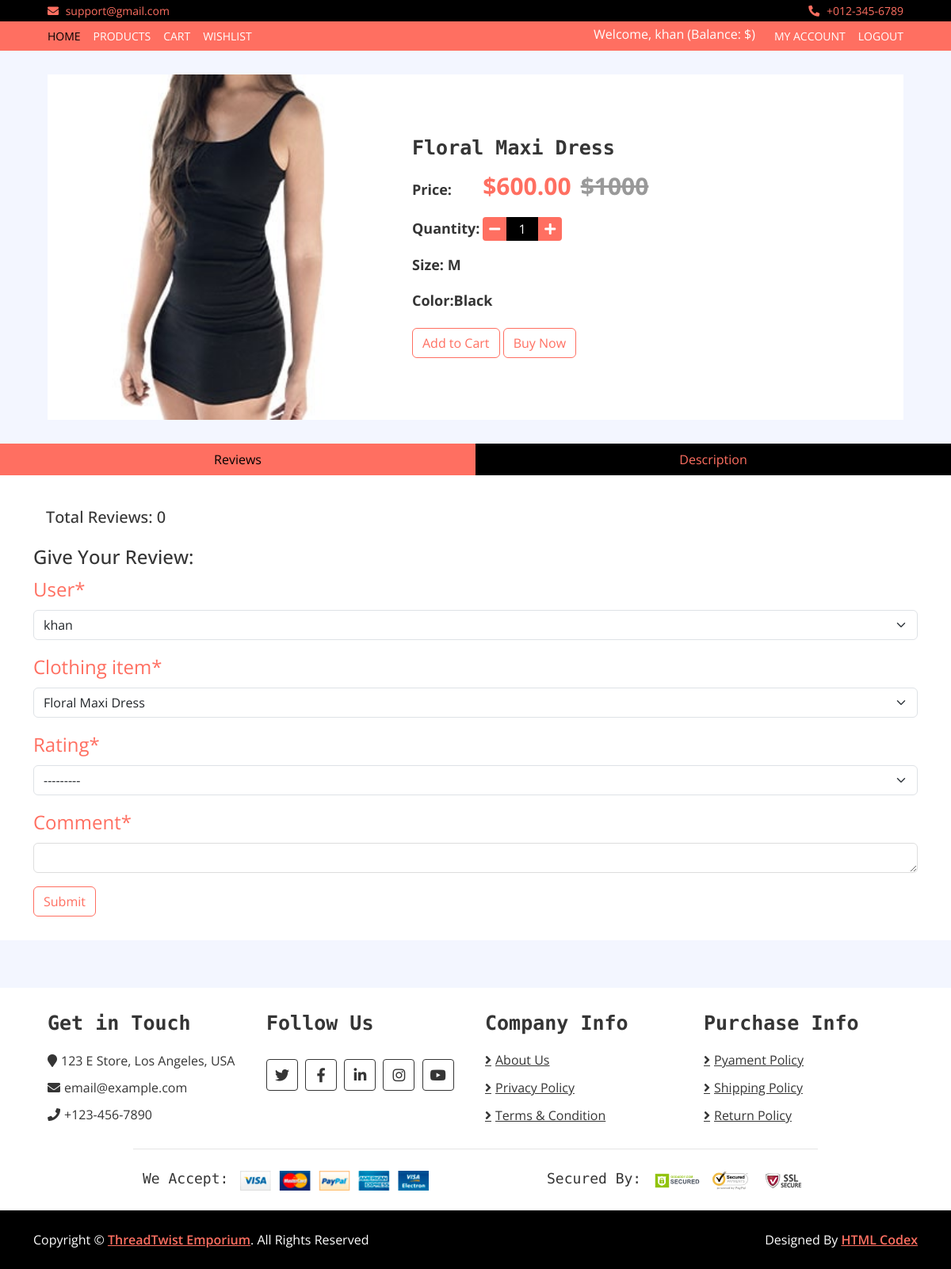
The app's page /product/review/1/ (signed in) with its own data.
### product_list/models.py (models this page shows)
class ClothingItem(models.Model):
    category = models.ForeignKey(category, on_delete=models.CASCADE)
    name = models.CharField(max_length=25)
    price = models.DecimalField(max_digits=8, decimal_places=2)
    popularity = models.IntegerField(default=0)
    description = models.TextField()
    size = models.CharField(max_length=10,choices=SIZE)
    color = models.CharField(max_length=20,choices=COLORS)
    image = models.ImageField(upload_to='product_list/media/clothing_images/',blank = True, null = True)
    def __str__(self):
        return self.name

### product_details/views.py (the view, shortened to what this page needs)
# urls.py: path('review/<int:id>/', ProductReviewView.as_view(), name='product_review')
class ProductReviewView(LoginRequiredMixin,CreateView):
    template_name = 'product_review.html'
    model = Review
    form_class = ReviewForm
    success_url = reverse_lazy("product_review")
    def get_initial(self):
        id = self.kwargs['id']
        cloth = ClothingItem.objects.get(pk=id)
        initial = {'clothing_item': cloth, 'user': self.request.user}
        return initial
    def get_context_data(self, **kwargs):
        context = super().get_context_data(**kwargs)
        id = self.kwargs['id']
        cloth = ClothingItem.objects.get(pk=id)
        reviews = Review.objects.filter(clothing_item=cloth)
        context.update({
            'clothing_item': cloth,
            'reviews': reviews,
        })
        return context

### review/forms.py (shortened to what this page needs)
class ReviewForm(forms.ModelForm):
    comment = forms.CharField(widget=forms.Textarea(attrs={'rows': 5}))
    class Meta:
        model = Review
        fields = ['user', 'clothing_item','rating', 'comment']

### product_details/templates/product_review.html (shortened to what this page needs)
{% extends 'base.html' %}
{% load crispy_forms_tags %}
{% block content %}
<div class="product-detail">
    <div class="container-fluid">
        <div class="row">
            <div class="col-lg-12">
                <div class="product-detail-top">
                    <div class="row align-items-center">
                        <div class="col-md-5">
                            <div id="product-slider" class="carousel slide" data-bs-ride="carousel">
                                <div class="carousel-inner">
                                    <div class="carousel-item active">
                                        <img src="{{ clothing_item.image.url }}" class="d-block w-100" alt="Product Image">
                                    </div>
                                </div>
                            </div>
                        </div>
                        <div class="col-md-7">
                            <div class="product-content">
                                <div class="title">
                                    <h2>{{ clothing_item.name }}</h2>
                                </div>
                                <div class="price">
                                    <h4>Price:</h4>
                                    <p>${{ clothing_item.price }}<span>$1000</span></p>
                                </div>
                                <div class="quantity">
                                    <h4>Quantity:</h4>
                                    <div class="qty">
                                        <button class="btn-minus"><i class="fa fa-minus"></i></button>
                                        <input type="text" value="1">
                                        <button class="btn-plus"><i class="fa fa-plus"></i></button>
                                    </div>
                                </div>
                                <div class="p-size">
                                    <h4>Size: {{ clothing_item.size }}</h4>
                                </div>
                                <div class="p-color">
                                    <h4>Color:{{ clothing_item.color }}</h4>
                                </div>
                                <div class="">
                                    <a class="btn btn-primary" href="{% url 'add_to_cart' clothing_item.id %}">
                                         Add to Cart
                                    </a>
                                    <a class="btn btn-success" href="#">
                                         Buy Now
                                    </a>
                                </div>
                            </div>
                        </div>
                    </div>
                </div>
            </div>
        </div>
    </div>
    <div class="row product-detail-bottom">
        <div class="col-lg-12">
            <ul class="nav nav-pills nav-justified">
                <li class="nav-item">
                    <a class="nav-link active" id="reviews-tab" data-bs-toggle="pill" href="#reviews">Reviews</a>
                </li>
                <li class="nav-item">
                    <a class="nav-link" id="description-tab" data-bs-toggle="pill" href="#description">Description</a>
                </li>
            </ul>
            <div class="tab-content">
                <div id="reviews" class="container tab-pane active">
                    <h5 class="p-3">Total Reviews: {{ reviews | length }}</h5>
                    <div class="reviews-submit">
                        <h4>Give Your Review:</h4>
                        <div class="ratting">
                            <form method="post" action="{% url 'product_review' id=clothing_item.id %}">
                                {{ form | crispy }}
                                <button class="btn btn-warning">Submit</button>
                            </form>
                        </div>
                    </div>
                </div>
            </div>
        </div>
    </div>
</div>
{% endblock %}

### home/templates/base.html (shortened to what this page needs)
{% load static %}
<!DOCTYPE html>
<html lang="en">
    <head>
        <link rel="stylesheet" href="https://cdn.jsdelivr.net/npm/bootstrap@5.3.2/dist/css/bootstrap.min.css">
        <link href="https://cdnjs.cloudflare.com/ajax/libs/font-awesome/5.10.0/css/all.min.css" rel="stylesheet">
        <link  rel="stylesheet"  href="{% static "lib/slick/slick.css" %}">
        <link  rel="stylesheet" href="{% static "lib/slick/slick-theme.css" %}">
        <link rel="stylesheet" href="{% static "css/style.css" %}">
    </head>
    <body>
        <div class="top-bar">
            <div class="container-fluid">
                <div class="row">
                    <div class="col-sm-6">
                        <i class="fa fa-envelope"></i>
                        support@gmail.com
                    </div>
                    <div class="col-sm-6">
                        <i class="fa fa-phone-alt"></i>
                        +012-345-6789
                    </div>
                </div>
            </div>
        </div>
        <div class="nav">
            <div class="container-fluid">
                <nav class="navbar navbar-expand-md navbar-dark bg-dark">
                    <div class="collapse navbar-collapse justify-content-between" id="navbarCollapse">
                        <div class="navbar-nav">
                            <a href="{% url 'home' %}" class="nav-item nav-link active">Home</a>
                            <a href="{% url 'product' %}" class="nav-item nav-link">Products</a>
                            {% if request.user.is_authenticated %}
                            <a href="{% url 'cart' %}" class="nav-item nav-link">Cart</a>
                            <a href="{% url 'wishlist' %}" class="nav-item nav-link">Wishlist</a>
                            {% endif %}
                        </div>
                        <div class="navbar-nav">
                            {% if request.user.is_authenticated %}
                            <div class="text-white mt-1 me-3">Welcome,
                                {{ request.user.username }}
                                (Balance: ${{ request.user.account.balance }})
                            </div>
                            <a href="{% url 'myaccount' %}" class="nav-item nav-link">My Account</a>
                            <a href="{% url 'logout' %}" class="nav-item nav-link">Logout</a>
                            {% elif not request.user.is_authenticated %}
                            <a href="{% url 'registration' %}" class="nav-item nav-link">Register</a>
                            <a href="{% url 'login' %}" class="nav-item nav-link">Login</a>
                            {% endif %}
                        </div>
                    </div>
                </nav>
            </div>
        </div>
        {% block content %}{% endblock  %}
        <div class="footer">
            <div class="container-fluid">
                <div class="row">
                    <div class="col-lg-3 col-md-6">
                        <div class="footer-widget">
                            <h2>Get in Touch</h2>
                            <div class="contact-info">
                                <p><i class="fa fa-map-marker"></i>123 E Store, Los Angeles, USA</p>
                                <p><i class="fa fa-envelope"></i>email@example.com</p>
                                <p><i class="fa fa-phone"></i>+123-456-7890</p>
                            </div>
                        </div>
                    </div>
                    <div class="col-lg-3 col-md-6">
                        <div class="footer-widget">
                            <h2>Follow Us</h2>
                            <div class="contact-info">
                                <div class="social">
                                    <a href=""><i class="fab fa-twitter"></i></a>
                                    <a href=""><i class="fab fa-facebook-f"></i></a>
                                    <a href=""><i class="fab fa-linkedin-in"></i></a>
                                    <a href=""><i class="fab fa-instagram"></i></a>
                                    <a href=""><i class="fab fa-youtube"></i></a>
                                </div>
                            </div>
                        </div>
                    </div>
                    <div class="col-lg-3 col-md-6">
                        <div class="footer-widget">
                            <h2>Company Info</h2>
                            <ul>
                                <li><a href="#">About Us</a></li>
                                <li><a href="#">Privacy Policy</a></li>
                                <li><a href="#">Terms & Condition</a></li>
                            </ul>
                        </div>
                    </div>
                    <div class="col-lg-3 col-md-6">
                        <div class="footer-widget">
                            <h2>Purchase Info</h2>
                            <ul>
                                <li><a href="#">Pyament Policy</a></li>
                                <li><a href="#">Shipping Policy</a></li>
                                <li><a href="#">Return Policy</a></li>
                            </ul>
                        </div>
                    </div>
                </div>
                <div class="row payment align-items-center">
                    <div class="col-md-6">
                        <div class="payment-method">
                            <h2>We Accept:</h2>
                            <img src="{% static "img/payment-method.png" %}" alt="Payment Method" />
                        </div>
                    </div>
                    <div class="col-md-6">
                        <div class="payment-security">
                            <h2>Secured By:</h2>
                            <img src="{% static "img/godaddy.svg" %}" alt="Payment Security" />
                            <img src="{% static "img/norton.svg" %}" alt="Payment Security" />
                            <img src="{% static "img/ssl.svg" %}" alt="Payment Security" />
                        </div>
                    </div>
                </div>
            </div>
        </div>
        <div class="footer-bottom">
            <div class="container">
                <div class="row">
                    <div class="col-md-6 copyright">
                        <p>Copyright &copy; <a href="#">ThreadTwist Emporium</a>. All Rights Reserved</p>
                    </div>
                    <div class="col-md-6 template-by">
                        <p>Designed By <a href="https://htmlcodex.com">HTML Codex</a></p>
                    </div>
                </div>
            </div>
        </div>
    </body>
</html>

### records on screen
ClothingItem: image (picture), name "Floral Maxi Dress", price "600.00", size "M", color "Black"

### other values on screen
{{ request.user.username }} "khan"
{{ reviews | length }} "0"
